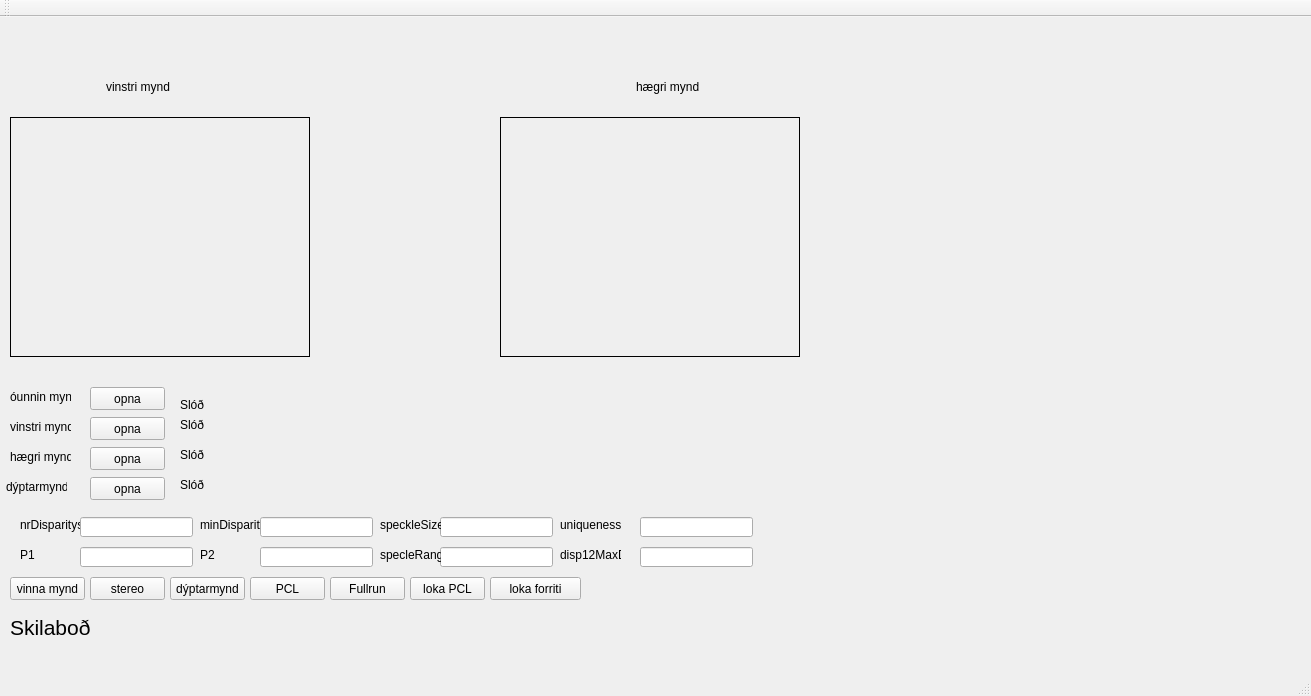
<?xml version="1.0" encoding="UTF-8"?>
<ui version="4.0">
 <class>MainWindow</class>
 <widget class="QMainWindow" name="MainWindow">
  <property name="geometry">
   <rect>
    <x>0</x>
    <y>0</y>
    <width>1311</width>
    <height>696</height>
   </rect>
  </property>
  <property name="windowTitle">
   <string>MainWindow</string>
  </property>
  <widget class="QWidget" name="centralWidget">
   <widget class="QPushButton" name="btnLeft">
    <property name="geometry">
     <rect>
      <x>90</x>
      <y>370</y>
      <width>75</width>
      <height>23</height>
     </rect>
    </property>
    <property name="text">
     <string>opna</string>
    </property>
   </widget>
   <widget class="QLabel" name="picL">
    <property name="geometry">
     <rect>
      <x>10</x>
      <y>100</y>
      <width>300</width>
      <height>240</height>
     </rect>
    </property>
    <property name="sizePolicy">
     <sizepolicy hsizetype="Ignored" vsizetype="Ignored">
      <horstretch>0</horstretch>
      <verstretch>0</verstretch>
     </sizepolicy>
    </property>
    <property name="frameShape">
     <enum>QFrame::Box</enum>
    </property>
    <property name="text">
     <string/>
    </property>
    <property name="scaledContents">
     <bool>true</bool>
    </property>
   </widget>
   <widget class="QLabel" name="Impath">
    <property name="geometry">
     <rect>
      <x>180</x>
      <y>380</y>
      <width>641</width>
      <height>16</height>
     </rect>
    </property>
    <property name="text">
     <string>Slóð</string>
    </property>
   </widget>
   <widget class="QLabel" name="statusL">
    <property name="geometry">
     <rect>
      <x>106</x>
      <y>60</y>
      <width>171</width>
      <height>20</height>
     </rect>
    </property>
    <property name="text">
     <string>vinstri mynd</string>
    </property>
   </widget>
   <widget class="QLabel" name="picR">
    <property name="geometry">
     <rect>
      <x>500</x>
      <y>100</y>
      <width>300</width>
      <height>240</height>
     </rect>
    </property>
    <property name="sizePolicy">
     <sizepolicy hsizetype="Ignored" vsizetype="Ignored">
      <horstretch>0</horstretch>
      <verstretch>0</verstretch>
     </sizepolicy>
    </property>
    <property name="frameShape">
     <enum>QFrame::Box</enum>
    </property>
    <property name="text">
     <string/>
    </property>
    <property name="scaledContents">
     <bool>true</bool>
    </property>
   </widget>
   <widget class="QLabel" name="statusR">
    <property name="geometry">
     <rect>
      <x>636</x>
      <y>60</y>
      <width>191</width>
      <height>20</height>
     </rect>
    </property>
    <property name="text">
     <string>hægri mynd</string>
    </property>
   </widget>
   <widget class="QPushButton" name="btnProcess">
    <property name="geometry">
     <rect>
      <x>10</x>
      <y>560</y>
      <width>75</width>
      <height>23</height>
     </rect>
    </property>
    <property name="text">
     <string>vinna mynd</string>
    </property>
   </widget>
   <widget class="QPushButton" name="btnDepthmap">
    <property name="geometry">
     <rect>
      <x>170</x>
      <y>560</y>
      <width>75</width>
      <height>23</height>
     </rect>
    </property>
    <property name="text">
     <string>dýptarmynd</string>
    </property>
   </widget>
   <widget class="QPushButton" name="btnPCL">
    <property name="geometry">
     <rect>
      <x>250</x>
      <y>560</y>
      <width>75</width>
      <height>23</height>
     </rect>
    </property>
    <property name="text">
     <string>PCL</string>
    </property>
   </widget>
   <widget class="QPushButton" name="btnFull">
    <property name="geometry">
     <rect>
      <x>330</x>
      <y>560</y>
      <width>75</width>
      <height>23</height>
     </rect>
    </property>
    <property name="text">
     <string>Fullrun</string>
    </property>
   </widget>
   <widget class="QLabel" name="output">
    <property name="geometry">
     <rect>
      <x>10</x>
      <y>590</y>
      <width>831</width>
      <height>41</height>
     </rect>
    </property>
    <property name="font">
     <font>
      <pointsize>16</pointsize>
     </font>
    </property>
    <property name="text">
     <string>Skilaboð</string>
    </property>
   </widget>
   <widget class="QPushButton" name="pushButton">
    <property name="geometry">
     <rect>
      <x>90</x>
      <y>560</y>
      <width>75</width>
      <height>23</height>
     </rect>
    </property>
    <property name="text">
     <string>stereo</string>
    </property>
   </widget>
   <widget class="QPushButton" name="btnClose">
    <property name="geometry">
     <rect>
      <x>410</x>
      <y>560</y>
      <width>75</width>
      <height>23</height>
     </rect>
    </property>
    <property name="text">
     <string>loka PCL</string>
    </property>
   </widget>
   <widget class="QPushButton" name="pushButton_2">
    <property name="geometry">
     <rect>
      <x>490</x>
      <y>560</y>
      <width>91</width>
      <height>23</height>
     </rect>
    </property>
    <property name="text">
     <string>loka forriti</string>
    </property>
   </widget>
   <widget class="QPushButton" name="btnOpenLeft">
    <property name="geometry">
     <rect>
      <x>90</x>
      <y>400</y>
      <width>75</width>
      <height>23</height>
     </rect>
    </property>
    <property name="text">
     <string>opna</string>
    </property>
   </widget>
   <widget class="QLabel" name="ImpathL">
    <property name="geometry">
     <rect>
      <x>180</x>
      <y>400</y>
      <width>641</width>
      <height>16</height>
     </rect>
    </property>
    <property name="text">
     <string>Slóð</string>
    </property>
   </widget>
   <widget class="QPushButton" name="btnOpenRight">
    <property name="geometry">
     <rect>
      <x>90</x>
      <y>430</y>
      <width>75</width>
      <height>23</height>
     </rect>
    </property>
    <property name="text">
     <string>opna</string>
    </property>
   </widget>
   <widget class="QLabel" name="label">
    <property name="geometry">
     <rect>
      <x>10</x>
      <y>370</y>
      <width>61</width>
      <height>20</height>
     </rect>
    </property>
    <property name="text">
     <string>óunnin mynd</string>
    </property>
   </widget>
   <widget class="QLabel" name="label_2">
    <property name="geometry">
     <rect>
      <x>10</x>
      <y>400</y>
      <width>61</width>
      <height>20</height>
     </rect>
    </property>
    <property name="text">
     <string>vinstri mynd</string>
    </property>
   </widget>
   <widget class="QLabel" name="label_3">
    <property name="geometry">
     <rect>
      <x>10</x>
      <y>430</y>
      <width>61</width>
      <height>20</height>
     </rect>
    </property>
    <property name="text">
     <string>hægri mynd</string>
    </property>
   </widget>
   <widget class="QLabel" name="ImpathR">
    <property name="geometry">
     <rect>
      <x>180</x>
      <y>430</y>
      <width>641</width>
      <height>16</height>
     </rect>
    </property>
    <property name="text">
     <string>Slóð</string>
    </property>
   </widget>
   <widget class="QLabel" name="label_4">
    <property name="geometry">
     <rect>
      <x>6</x>
      <y>460</y>
      <width>61</width>
      <height>20</height>
     </rect>
    </property>
    <property name="text">
     <string>dýptarmynd</string>
    </property>
   </widget>
   <widget class="QPushButton" name="btnOpenDisp">
    <property name="geometry">
     <rect>
      <x>90</x>
      <y>460</y>
      <width>75</width>
      <height>23</height>
     </rect>
    </property>
    <property name="text">
     <string>opna</string>
    </property>
   </widget>
   <widget class="QLabel" name="ImpathDisp">
    <property name="geometry">
     <rect>
      <x>180</x>
      <y>460</y>
      <width>641</width>
      <height>16</height>
     </rect>
    </property>
    <property name="text">
     <string>Slóð</string>
    </property>
   </widget>
   <widget class="QLabel" name="label_5">
    <property name="geometry">
     <rect>
      <x>20</x>
      <y>500</y>
      <width>61</width>
      <height>16</height>
     </rect>
    </property>
    <property name="text">
     <string>nrDisparitys</string>
    </property>
   </widget>
   <widget class="QLineEdit" name="dispNrText">
    <property name="geometry">
     <rect>
      <x>80</x>
      <y>500</y>
      <width>113</width>
      <height>20</height>
     </rect>
    </property>
   </widget>
   <widget class="QLabel" name="label_6">
    <property name="geometry">
     <rect>
      <x>200</x>
      <y>500</y>
      <width>61</width>
      <height>16</height>
     </rect>
    </property>
    <property name="text">
     <string>minDisparity</string>
    </property>
   </widget>
   <widget class="QLineEdit" name="minDispText">
    <property name="geometry">
     <rect>
      <x>260</x>
      <y>500</y>
      <width>113</width>
      <height>20</height>
     </rect>
    </property>
   </widget>
   <widget class="QLabel" name="label_7">
    <property name="geometry">
     <rect>
      <x>20</x>
      <y>530</y>
      <width>61</width>
      <height>16</height>
     </rect>
    </property>
    <property name="text">
     <string>P1</string>
    </property>
   </widget>
   <widget class="QLineEdit" name="P2Text">
    <property name="geometry">
     <rect>
      <x>260</x>
      <y>530</y>
      <width>113</width>
      <height>20</height>
     </rect>
    </property>
   </widget>
   <widget class="QLabel" name="label_8">
    <property name="geometry">
     <rect>
      <x>200</x>
      <y>530</y>
      <width>61</width>
      <height>16</height>
     </rect>
    </property>
    <property name="text">
     <string>P2</string>
    </property>
   </widget>
   <widget class="QLineEdit" name="P1Text">
    <property name="geometry">
     <rect>
      <x>80</x>
      <y>530</y>
      <width>113</width>
      <height>20</height>
     </rect>
    </property>
   </widget>
   <widget class="QLineEdit" name="speckleSizeText">
    <property name="geometry">
     <rect>
      <x>440</x>
      <y>500</y>
      <width>113</width>
      <height>20</height>
     </rect>
    </property>
   </widget>
   <widget class="QLabel" name="label_9">
    <property name="geometry">
     <rect>
      <x>380</x>
      <y>500</y>
      <width>61</width>
      <height>16</height>
     </rect>
    </property>
    <property name="text">
     <string>speckleSize</string>
    </property>
   </widget>
   <widget class="QLineEdit" name="speckleRangeText">
    <property name="geometry">
     <rect>
      <x>440</x>
      <y>530</y>
      <width>113</width>
      <height>20</height>
     </rect>
    </property>
   </widget>
   <widget class="QLabel" name="label_10">
    <property name="geometry">
     <rect>
      <x>380</x>
      <y>530</y>
      <width>61</width>
      <height>16</height>
     </rect>
    </property>
    <property name="text">
     <string>specleRange</string>
    </property>
   </widget>
   <widget class="QLabel" name="label_11">
    <property name="geometry">
     <rect>
      <x>560</x>
      <y>500</y>
      <width>61</width>
      <height>16</height>
     </rect>
    </property>
    <property name="text">
     <string>uniqueness</string>
    </property>
   </widget>
   <widget class="QLabel" name="label_12">
    <property name="geometry">
     <rect>
      <x>560</x>
      <y>530</y>
      <width>61</width>
      <height>16</height>
     </rect>
    </property>
    <property name="text">
     <string>disp12MaxDiff</string>
    </property>
   </widget>
   <widget class="QLineEdit" name="disp12Text">
    <property name="geometry">
     <rect>
      <x>640</x>
      <y>530</y>
      <width>113</width>
      <height>20</height>
     </rect>
    </property>
   </widget>
   <widget class="QLineEdit" name="uniqueText">
    <property name="geometry">
     <rect>
      <x>640</x>
      <y>500</y>
      <width>113</width>
      <height>20</height>
     </rect>
    </property>
   </widget>
  </widget>
  <widget class="QMenuBar" name="menuBar">
   <property name="geometry">
    <rect>
     <x>0</x>
     <y>0</y>
     <width>1311</width>
     <height>21</height>
    </rect>
   </property>
  </widget>
  <widget class="QToolBar" name="mainToolBar">
   <attribute name="toolBarArea">
    <enum>TopToolBarArea</enum>
   </attribute>
   <attribute name="toolBarBreak">
    <bool>false</bool>
   </attribute>
  </widget>
  <widget class="QStatusBar" name="statusBar"/>
 </widget>
 <layoutdefault spacing="6" margin="11"/>
 <resources/>
 <connections/>
</ui>
